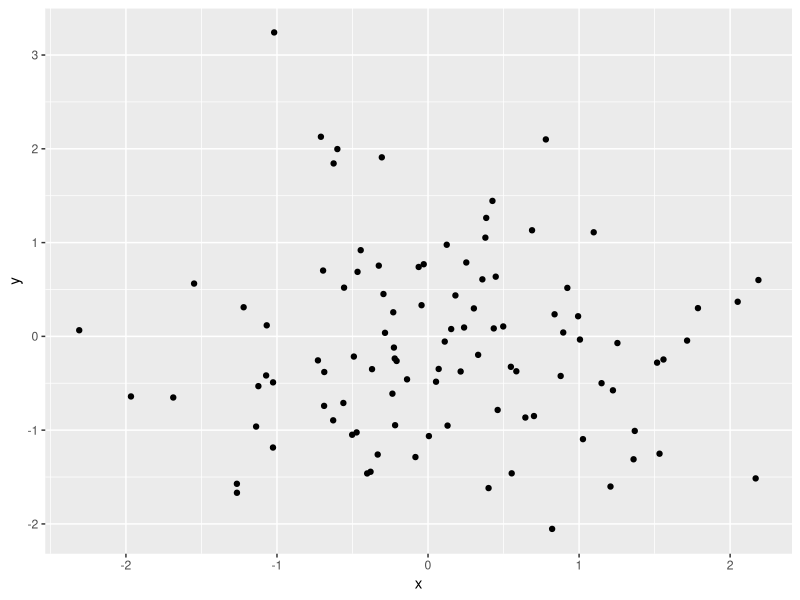
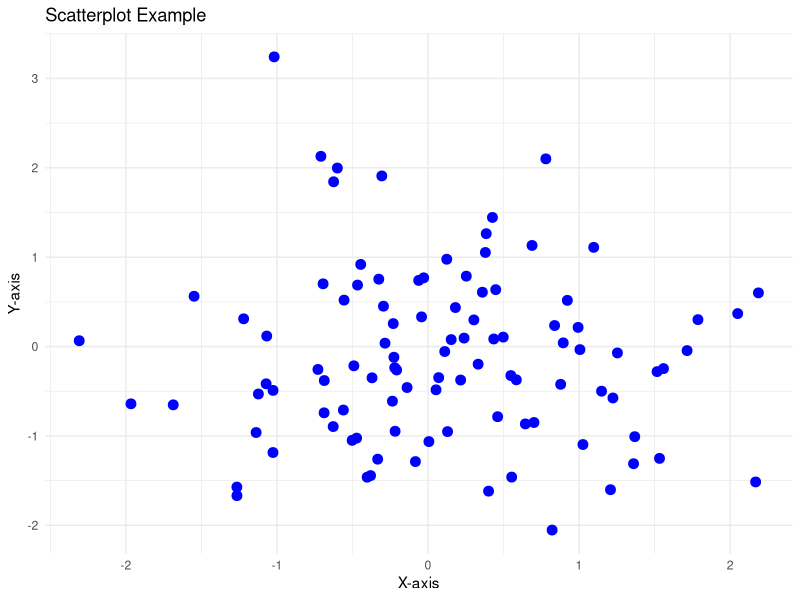

Reproduce these figures in R, in order.
library(ggplot2)
set.seed(123)  # For reproducibility
df <- data.frame(
  x = rnorm(100),
  y = rnorm(100)
)

ggplot(df, aes(x = x, y = y)) +
  geom_point()


ggplot(df, aes(x = x, y = y)) +
  geom_point(color = "blue", size = 3) +
  labs(title = "Scatterplot Example", x = "X-axis", y = "Y-axis") +
  theme_minimal()
